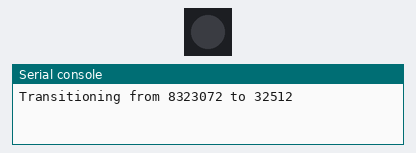
Bench run of a program on a simulated Raspberry Pi Pico running MicroPython. Parts: 1 RGB LEDs in strip order, left to right, the last lines printed to the serial console. Dim RGB values are drawn brighter than linear.

Above: at 0.15 s.
At 9.82 s:
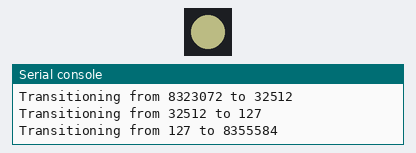
At 19.8 s:
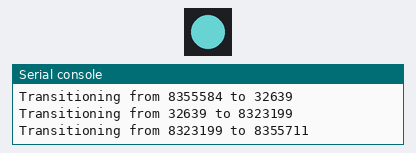
At 39.76 s:
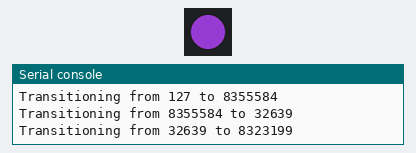
Timing chart, 0 to 40.0 s (numbered marks = the images above):
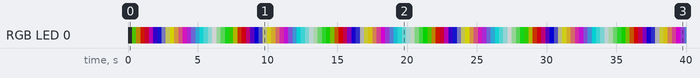

The program:

RBG.py
```python
import array, time
from machine import Pin
import rp2
from rp2 import PIO, StateMachine, asm_pio
import array, time
from machine import Pin
import rp2
from rp2 import PIO, StateMachine, asm_pio

# Configure the number of WS2812 LEDs to 1.
NUM_LEDS = 1

@asm_pio(sideset_init=PIO.OUT_LOW, out_shiftdir=PIO.SHIFT_LEFT, autopull=True, pull_thresh=24)
def ws2812():
    T1 = 2
    T2 = 5
    T3 = 3
    label("bitloop")
    out(x, 1)               .side(0)    [T3 - 1]
    jmp(not_x, "do_zero")   .side(1)    [T1 - 1]
    jmp("bitloop")          .side(1)    [T2 - 1]
    label("do_zero")
    nop()                   .side(0)    [T2 - 1]

# Create the StateMachine with the ws2812 program, outputting on Pin(20).
sm = StateMachine(0, ws2812, freq=8000000, sideset_base=Pin(25))

# Start the StateMachine, it will wait for data on its FIFO.
sm.active(1)

# Display a pattern on the LEDs via an array of LED RGB values.
ar = array.array("I", [0 for _ in range(NUM_LEDS)])

# Function to create a color (R, G, B)
def create_color(r, g, b):
    return (r << 16) + (g << 8) + b

# Function to gradually change color
def change_color(from_color, to_color, steps):
    r1, g1, b1 = (from_color >> 16) & 0xFF, (from_color >> 8) & 0xFF, from_color & 0xFF
    r2, g2, b2 = (to_color >> 16) & 0xFF, (to_color >> 8) & 0xFF, to_color & 0xFF

    # Gradually transition the RGB values
    for step in range(steps):
        r = r1 + (r2 - r1) * step // steps
        g = g1 + (g2 - g1) * step // steps
        b = b1 + (b2 - b1) * step // steps
        color = create_color(r, g, b)
        for i in range(NUM_LEDS):
            ar[i] = color
        sm.put(ar, 8)
        time.sleep_ms(10)  # Adjust speed of transition

# Define colors to cycle through (red, green, blue)
colors = [
    create_color(127, 0, 0),  # Red
    create_color(0, 127, 0),  # Green
    create_color(0, 0, 127),  # Blue
    create_color(127, 127, 0),  # Yellow
    create_color(0, 127, 127),  # Cyan
    create_color(127, 0, 127),  # Magenta
    create_color(127, 127, 127)  # White
]

# Main loop to cycle through colors
while True:
    for i in range(len(colors)):
        from_color = colors[i]
        to_color = colors[(i + 1) % len(colors)]  # Next color (wrap around)
        print(f"Transitioning from {from_color} to {to_color}")
        change_color(from_color, to_color, 100)  # Transition steps
```

Measured:
- by itself, RGB LED 0: off → RGB(36, 90, 0) at 0.30 s, → RGB(74, 52, 0) 0.30 s later, → RGB(113, 13, 0) 0.30 s later, → RGB(102, 0, 24) 0.30 s later, … (132 changes in this stretch)
